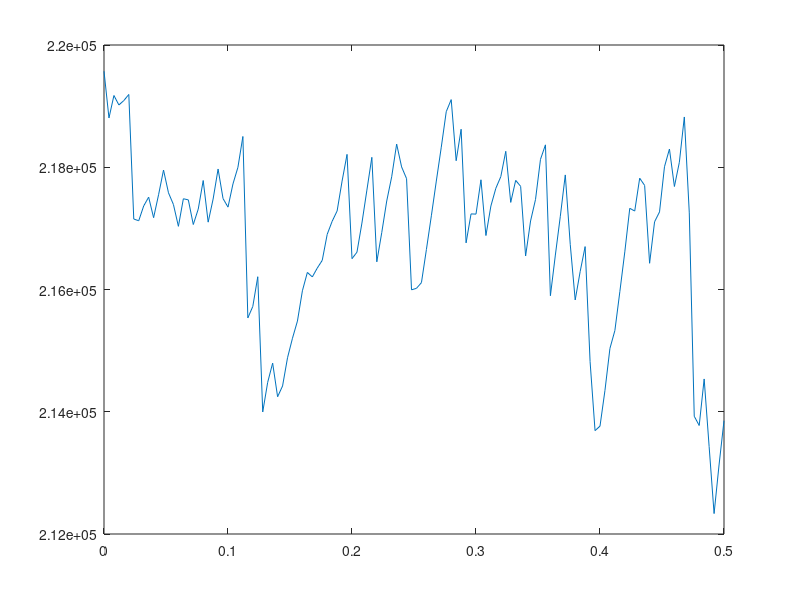

MATLAB code for this plot:
%% 1
% True False

%% 2
clc
close all
clear all

mu = 0.05;
vol = 0.25;
r = 0.03;
T = 2;
S0 = 1000;
Days_Per_Year = 250;
dt = 1 / Days_Per_Year;

Call_K = 1200;
Call_T = 1;
subT = 0.5;
Time = 0:dt:subT;

% generate stock price
dW = sqrt(dt)*randn(length(Time)-1, 1); 
Initial_Stock_Price = log(S0);
Log_Stcok_Price_Diff = ( r - 0.5*(vol^2) )*dt*ones(length(Time)-1, 1) + vol * dW;
temp = [Initial_Stock_Price; Log_Stcok_Price_Diff];
Log_Stock_Price = cumsum(temp);
Stock_Price = exp(Log_Stock_Price);

Call_Time_To_Maturity = (Call_T - Time)';
% call  price over time
[Call_Price, ~] = blsprice(Stock_Price, Call_K, r, Call_Time_To_Maturity, vol);
% call delta over time
[Call_Delta, ~] = blsdelta(Stock_Price, Call_K, r, Call_Time_To_Maturity, vol);



i = 1;
% compute compensation price, delta and gamma over time
for t = 0:dt:subT
    Spot_Stock_Price = Stock_Price(i);
%     % cash flow decomposition
%     K_star = exp(r*(T-t)) * Spot_Stock_Price;
%     bond_price = exp(-r*(T-t))*(K_star - 900)*1000;
%     bond_delta = 0;
%     futures_price = 0;
%     futures_delta = 1000;
%     dK = 10;
%     % call portion 
%     From_K_star_to_a_large_number = (K_star:dK:5*K_star);
%     [C_Price, ~] = blsprice(Spot_Stock_Price, From_K_star_to_a_large_number, r, T-t, vol, 0);
%     [C_delta, ~] = blsdelta(Spot_Stock_Price, From_K_star_to_a_large_number, r, T-t, vol, 0);
%     C_portion = 0;
%     C_portion_delta = 0;
%     % put portion
%     From_a_small_number_to_K_star = (dK:dK:K_star);
%     [~, P_Price] = blsprice(Spot_Stock_Price, From_a_small_number_to_K_star, r, T-t, vol, 0);
%     [~, P_delta] = blsdelta(Spot_Stock_Price, From_a_small_number_to_K_star, r, T-t, vol, 0);
%     P_portion = 0;
%     P_portion_delta = 0;
%     % compasation price, delta and gamma
% %     Compensation_Price(i) = bond_price + futures_price + C_portion + P_portion;
% %     Compensation_Delta(i) = bond_delta + futures_delta + C_portion_delta + P_portion_delta;
    [Compensation_Price(i),~] = blsprice(Spot_Stock_Price, 900, r, T-t, vol);
    [Compensation_Delta(i),~] = blsdelta(Spot_Stock_Price, 900, r, T-t, vol);
    i = i + 1;
end


i = 1;
% hedging portfolio
port_value(1) = 0;
for t = 0:dt:(subT-dt)
    Spot_Stock_Price = Stock_Price(i);
    % call option in hedging portfolio
    spot_call_price = Call_Price(i);
    spot_call_delta = Call_Delta(i);
    % shares = [stock_shares, call_shares]
    A = [Spot_Stock_Price  spot_call_price;
               1           spot_call_delta;];
    B = [port_value(i);
        -Compensation_Delta(i) * 1000;];
    shares = (A \ B)';
    port_value(i+1) = [Stock_Price(i+1) Call_Price(i+1)] * shares';
    i = i + 1;
end

plot(Time, port_value + Compensation_Price * 1000)